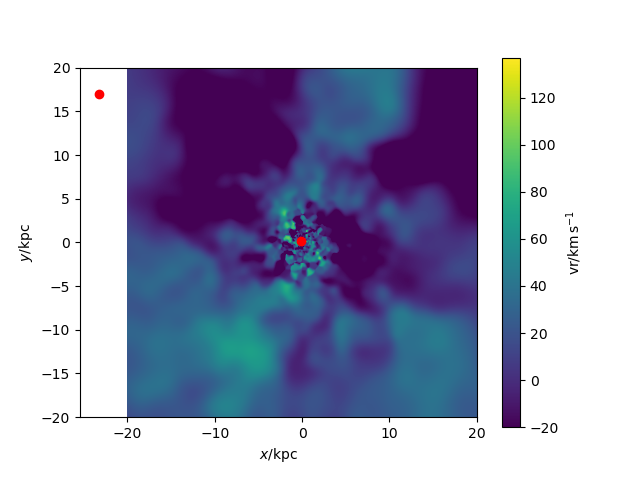

Python code for this plot:
#galaxy 154 ionized gas with BHs pos
import pynbody
import numpy as np
import pandas as pd
import pynbody.plot.sph	as sph
import matplotlib.pyplot as plt
from pynbody import filt, array

#loading snapshot
s=pynbody.load('/mnt/data0/jillian/gguaman/r154/cosmo25p.768sg1bwK1BHe75.007779')

#setting to physical units
s.physical_units()

#centering halo
#pynbody.analysis.angmom.faceon(s)
pynbody.analysis.angmom.sideon(s)

#filter to only use ionised gas
GasFilter = pynbody.filt.HighPass('temp','15848 K')

#creating image to show velocity of ionised gas
sph.image(s.g[GasFilter],qty="vr",vmin=-20,width=60,denoise=True,approximate_fast=False,log=False)

#function to find BH
def findBH(s):
    BHfilter=pynbody.filt.LowPass('tform',0.0)
    BH=s.stars[BHfilter]
    return BH
BH=findBH(s)
print("The number of black holes is",len(BH))

#distance BH is from galaxy
#with pynbody.analysis.halo.center(s, mode='hyb'):
print([s],['pos'])

BHposition = BH['pos']
print("The black hole's postion is", BHposition)
#print(BH['pos'].in_units('kpc'))

for i in range(len(BH)):
    BHx=BHposition[[i],0]
    BHy=BHposition[[i],1]
    BHz=BHposition[[i],2]
    plt.plot(BHx,BHy, 'ro')

#plt.show()
#plt.savefig("galaxy154_iongas.png")
plt.savefig("galaxy154_iongas(side).png")
